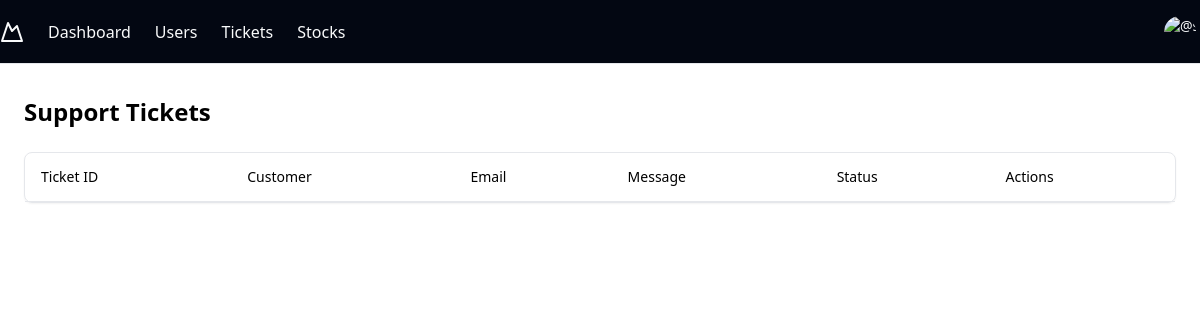
Before: /admin_tickets.php (signed in) with the older database file.
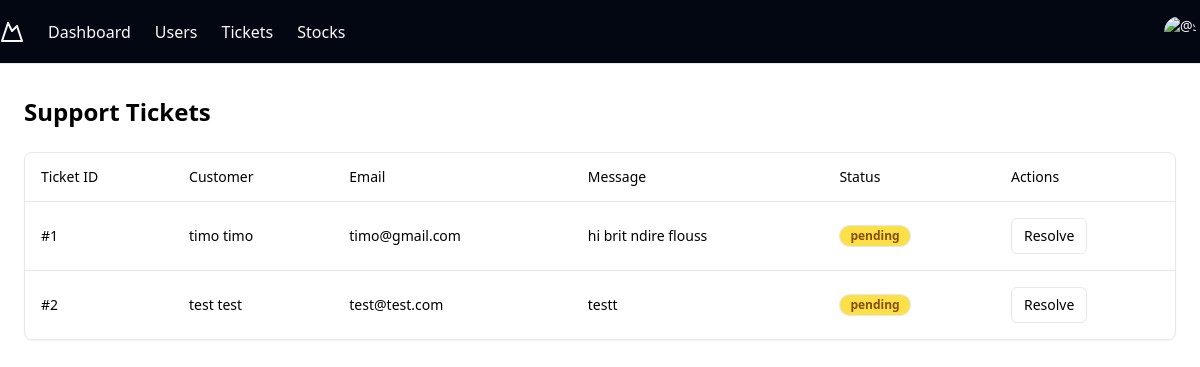
After: the same page with the newer database file.
### tables this page shows
CREATE TABLE IF NOT EXISTS `contacts` (
  `id` int(11) NOT NULL AUTO_INCREMENT,
  `firstname` varchar(255) NOT NULL,
  `lastname` varchar(255) NOT NULL,
  `email` varchar(255) NOT NULL,
  `message` text NOT NULL,
  `status` enum('pending','resolved') DEFAULT 'pending',
  `created_at` timestamp NULL DEFAULT CURRENT_TIMESTAMP,
  PRIMARY KEY (`id`)
);

### admin_tickets.php (the view, shortened to what this page needs)
<?php
include("connection.php");
$query_tickets = "SELECT * FROM contacts";
$result_tickets = $mysqli->query($query_tickets);
?>
<!DOCTYPE html>
<html lang="en">
<head>
    <link rel="stylesheet" href="https://cdn.tailwindcss.com">
    <script src="https://cdn.tailwindcss.com"></script>
</head>
<body>
<div class="flex flex-col w-full min-h-screen">
        <?php include 'navigation.php'; ?>
        <main class="flex-1 px-6 py-8">
            <div class="mb-6 flex items-center justify-between">
                <h1 class="text-2xl font-bold">Support Tickets</h1>
            </div>
            <div class="rounded-lg border bg-card text-card-foreground shadow-sm" data-v0-t="card">
                <div class="relative w-full overflow-auto">
                    <table class="w-full caption-bottom text-sm">
                        <thead class="[&amp;_tr]:border-b">
                            <tr class="border-b transition-colors hover:bg-muted/50 data-[state=selected]:bg-muted">
                                <th class="h-12 px-4 text-left align-middle font-medium text-muted-foreground [&amp;:has([role=checkbox])]:pr-0">
                                    Ticket ID
                                </th>
                                <th class="h-12 px-4 text-left align-middle font-medium text-muted-foreground [&amp;:has([role=checkbox])]:pr-0">
                                    Customer
                                </th>
                                <th class="h-12 px-4 text-left align-middle font-medium text-muted-foreground [&amp;:has([role=checkbox])]:pr-0">
                                    Email
                                </th>
                                <th class="h-12 px-4 text-left align-middle font-medium text-muted-foreground [&amp;:has([role=checkbox])]:pr-0">
                                    Message
                                </th>
                                <th class="h-12 px-4 text-left align-middle font-medium text-muted-foreground [&amp;:has([role=checkbox])]:pr-0">
                                    Status
                                </th>
                                <th class="h-12 px-4 text-left align-middle font-medium text-muted-foreground [&amp;:has([role=checkbox])]:pr-0">
                                    Actions
                                </th>
                            </tr>
                        </thead>
                        <tbody class="[&amp;_tr:last-child]:border-0">
                            <?php
                            while ($ticket = $result_tickets->fetch_assoc()) {
                                ?>
                                <tr class="border-b transition-colors hover:bg-muted/50 data-[state=selected]:bg-muted">
                                    <td class="p-4 align-middle [&amp;:has([role=checkbox])]:pr-0 font-medium">#<?php echo $ticket['id']; ?></td>
                                    <td class="p-4 align-middle [&amp;:has([role=checkbox])]:pr-0"><?php echo $ticket['firstname'] . ' ' . $ticket['lastname']; ?></td>
                                    <td class="p-4 align-middle [&amp;:has([role=checkbox])]:pr-0"><?php echo $ticket['email']; ?></td>
                                    <td class="p-4 align-middle [&amp;:has([role=checkbox])]:pr-0"><?php echo $ticket['message']; ?></td>
                                    <td class="p-4 align-middle [&amp;:has([role=checkbox])]:pr-0">
                                        <div class="inline-flex w-fit items-center whitespace-nowrap rounded-full border px-2.5 py-0.5 text-xs font-semibold
                                        <?php
                                        if ($ticket['status'] == 'pending') {
                                            echo 'bg-yellow-300 text-yellow-800';
                                        } elseif ($ticket['status'] == 'resolved') {
                                            echo 'bg-green-300 text-green-800';
                                        }
                                        ?>
                                        transition-colors focus:outline-none focus:ring-2 focus:ring-ring focus:ring-offset-2">
                                            <?php echo $ticket['status']; ?>
                                        </div>
                                    </td>
                                    <td class="p-4 align-middle [&amp;:has([role=checkbox])]:pr-0">
                                        <button class="inline-flex items-center justify-center whitespace-nowrap text-sm font-medium ring-offset-background transition-colors focus-visible:outline-none focus-visible:ring-2 focus-visible:ring-ring focus-visible:ring-offset-2 disabled:pointer-events-none disabled:opacity-50 border border-input bg-background hover:bg-accent hover:text-accent-foreground h-9 rounded-md px-3">
                                            Resolve
                                        </button>
                                    </td>
                                </tr>
                            <?php
                            }
                            ?>
                        </tbody>
                    </table>
                </div>
            </div>
        </main>
    </div>
</body>
</html>

### navigation.php (shortened to what this page needs)
<?php
include("connection.php");
$user_id = $_SESSION['id'];
$query = "SELECT * FROM users WHERE id = ?";
$stmt = $mysqli->prepare($query);
$stmt->bind_param("i", $user_id);
$stmt->execute();
$result = $stmt->get_result();
$row = $result->fetch_assoc();
$is_admin = ($row['role'] == '1');
?>
<!DOCTYPE html>
<html lang="en">
<head>
</head>
<body>
<header class="flex h-16 w-full shrink-0 items-center  border-b bg-gray-950 text-gray-50">
    <a class="flex items-center gap-2" href="#" rel="ugc">
        <svg xmlns="http://www.w3.org/2000/svg" width="24" height="24" viewBox="0 0 24 24" fill="none"
            stroke="currentColor" stroke-width="2" stroke-linecap="round" stroke-linejoin="round" class="h-6 w-6">
            <path d="m8 3 4 8 5-5 5 15H2L8 3z"></path>
        </svg>
    </a>
    <nav class="ml-6 hidden md:flex gap-6">
        <?php if ($is_admin) { ?>
            <a class="font-medium hover:underline" href="dashboard.php" rel="ugc">Dashboard</a>
            <a class="font-medium hover:underline" href="admin_users.php" rel="ugc">Users</a>
            <a class="font-medium hover:underline" href="admin_tickets.php" rel="ugc">Tickets</a>
        <?php } else { ?>
            <a class="font-medium hover:underline" href="prediction.php" rel="ugc">Stocks Predicts</a>
        <?php } ?>
        <a class="font-medium hover:underline" href="dash.php" rel="ugc">Stocks</a>
    </nav>
    <div class="ml-auto flex items-center gap-4 relative">
        <button
            class="inline-flex items-center justify-center whitespace-nowrap text-sm font-medium ring-offset-background transition-colors focus-visible:outline-none focus-visible:ring-2 focus-visible:ring-ring focus-visible:ring-offset-2 disabled:pointer-events-none disabled:opacity-50 hover:bg-accent hover:text-accent-foreground h-10 w-10 rounded-full"
            type="button" id="userMenuButton" aria-haspopup="menu" aria-expanded="false" data-state="closed">
            <span class="relative flex shrink-0 overflow-hidden rounded-full h-8 w-8">
                <img src="../assets/profile.png" alt="@shadcn" />
            </span>
        </button>
    </div>
</header>
<script src="https://cdn.tailwindcss.com"></script>
</body>
</html>

Changed rows visible on the page:
added contacts: id "1", firstname "timo", lastname "timo", email "timo@gmail.com", message "hi brit ndire flouss", status "pending"
added contacts: id "2", firstname "test", lastname "test", email "test@test.com", message "testt", status "pending"
